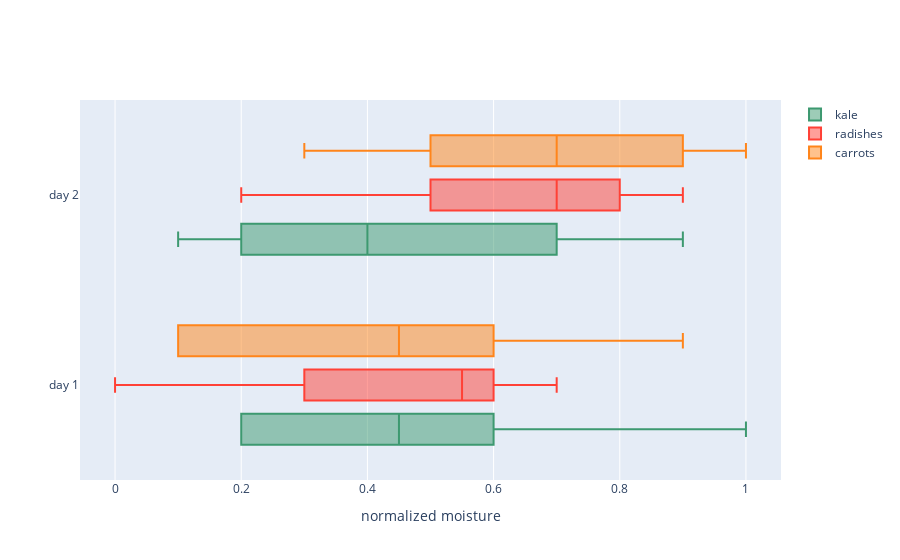

Source (notebook cell):
### Markdown cell above
EXAMPLES: 
- Degree of patronizing or condescending language

    Level 2: "She reiterated her ministry's commitment to put in place the necessary legal and policy framework to address all issues that affect women's rights and gave a strong indication of hope for Ghanaian women."  (par_id:6249, art_id:1947926)		

    Level 4: "Women are generally not as competitive as men, and not as motivated by job prestige. We want to actualise but not necessarily in the same ways as men. While men may want to lead conglomerates , corporations and boards , women are generally content to have a good, secure job with an attractive salary. Some women do pursue power positions, but many are not interested. They don't want the hassle." (par_id:1194, art_id:2306623)

- Intent vs. impact

    Level 2: "Mombasa county team manager Anisa Abdala called on the corporate community to sponsor various teams as a way of showing solidarity with the disabled." (par_id:715, art_id:1852135) 	

- Cultural and social norms:

    Level 3: "The AIMMM registers its full sympathy with the hapless female victims of violence and rape crimes , especially the young lady brutalised by beasts on a moving Delhi bus in the night of 16 December which has rightly agitated a large section of Indians. All such crimes against women and weaker sections , especially minorities, Dalits and Adivasis are highly condemnable and show the whole country in extremely bad light. It is time people, police, judiciary and government agencies stood up to discharge their duties to protect the weak and vulnerable sections of society. The AIMMM urges the government to introduce deterrent punishments for such brutal crimes. It should also hasten with the overdue Police reforms to liberate the police force from the British Raj rules and make it capable and accountable to protect all citizens, human rights and honour of ordinary people." (par_id:2803, art_id:1975006, country_code='in')

    Level 4: "Instead of passively paying a sickness benefit for 40 years, for example, we want to take steps to intervene now to help vulnerable New Zealanders get a job, lead a better life, and save the Government money in the long run."(par_id:438, art_id:8782967, country_code='nz')

- Context

    Level 3: "The organizing committee also confirmed that Russian low-income citizens, including families with many children, orphans and disabled people, will be able to visit the Confederations Cup matches for free." (par_id:10371, art_id:19036460, keyword:"disabled")

    Level 4: "Her house now holds the memories and keepsakes of a migrant's life well lived, selflessly offering her home and love to more than 100 British foster children and making history in the process -- along with her late husband --  by being the first black couple in the Lambeth Council in South London to be allowed to foster white children." (par_id:734, art_id:4563003, country_code='migrant')

### Code cell
import plotly.graph_objects as go

y = ['day 1', 'day 1', 'day 1', 'day 1', 'day 1', 'day 1',
     'day 2', 'day 2', 'day 2', 'day 2', 'day 2', 'day 2']

fig = go.Figure()
fig.add_trace(go.Box(
    x=[0.2, 0.2, 0.6, 1.0, 0.5, 0.4, 0.2, 0.7, 0.9, 0.1, 0.5, 0.3],
    y=y,
    name='kale',
    marker_color='#3D9970'
))
fig.add_trace(go.Box(
    x=[0.6, 0.7, 0.3, 0.6, 0.0, 0.5, 0.7, 0.9, 0.5, 0.8, 0.7, 0.2],
    y=y,
    name='radishes',
    marker_color='#FF4136'
))
fig.add_trace(go.Box(
    x=[0.1, 0.3, 0.1, 0.9, 0.6, 0.6, 0.9, 1.0, 0.3, 0.6, 0.8, 0.5],
    y=y,
    name='carrots',
    marker_color='#FF851B'
))

fig.update_layout(
    xaxis=dict(title='normalized moisture', zeroline=False),
    boxmode='group'
)

fig.update_traces(orientation='h') # horizontal box plots
fig.show()

### Figure 1 — Plotly figure (JSON) as saved in the notebook; plotly's stock layout.template omitted (floating-point values rounded to 4 significant figures)
{"data": [{"marker": {"color": "#3D9970"}, "name": "kale", "orientation": "h", "type": "box", "x": [0.2, 0.2, 0.6, 1, 0.5, 0.4, 0.2, 0.7, 0.9, 0.1, 0.5, 0.3], "y": ["day 1", "day 1", "day 1", "day 1", "day 1", "day 1", "day 2", "day 2", "day 2", "day 2", "day 2", "day 2"]}, {"marker": {"color": "#FF4136"}, "name": "radishes", "orientation": "h", "type": "box", "x": [0.6, 0.7, 0.3, 0.6, 0, 0.5, 0.7, 0.9, 0.5, 0.8, 0.7, 0.2], "y": ["day 1", "day 1", "day 1", "day 1", "day 1", "day 1", "day 2", "day 2", "day 2", "day 2", "day 2", "day 2"]}, {"marker": {"color": "#FF851B"}, "name": "carrots", "orientation": "h", "type": "box", "x": [0.1, 0.3, 0.1, 0.9, 0.6, 0.6, 0.9, 1, 0.3, 0.6, 0.8, 0.5], "y": ["day 1", "day 1", "day 1", "day 1", "day 1", "day 1", "day 2", "day 2", "day 2", "day 2", "day 2", "day 2"]}], "layout": {"boxmode": "group", "xaxis": {"title": {"text": "normalized moisture"}, "zeroline": false}}}
